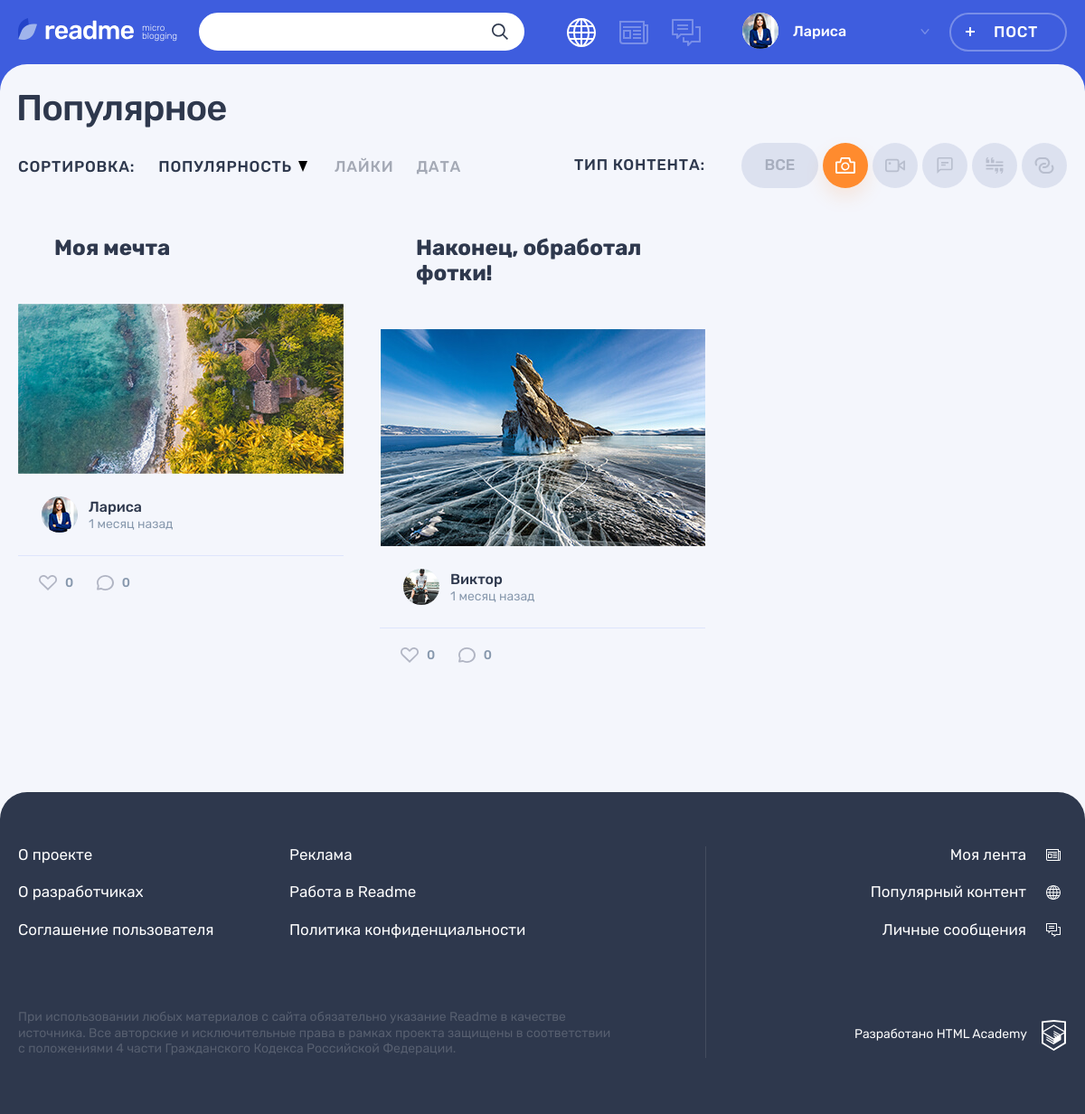
Page /popular.php?id=1 (signed in) on the committed database.
### tables this page shows
CREATE TABLE users
(
  id       INT AUTO_INCREMENT PRIMARY KEY,
  dt_add   TIMESTAMP DEFAULT CURRENT_TIMESTAMP,
  email    VARCHAR(128) NOT NULL UNIQUE,
  login    VARCHAR(64)  NOT NULL,
  password VARCHAR(255) NOT NULL,
  avatar   VARCHAR(255)
);

CREATE TABLE types
(
  id              INT AUTO_INCREMENT PRIMARY KEY,
  title           VARCHAR(32) NOT NULL,
  class_name VARCHAR(32) NOT NULL
);

CREATE TABLE posts
(
  id           INT AUTO_INCREMENT PRIMARY KEY,
  dt_add       TIMESTAMP DEFAULT CURRENT_TIMESTAMP,
  title        VARCHAR(255) NOT NULL,
  text_content TEXT,
  quote_author VARCHAR(255),
  image        VARCHAR(255),
  video        VARCHAR(255),
  link         VARCHAR(255),
  views_count  INT,
  user_id      INT          NOT NULL,
  type_id      INT          NOT NULL,
  tag_id       INT
);

### helpers.php (called while the page is built, shortened)
<?php
function get_noun_plural_form(int $number, string $one, string $two, string $many): string {
    $number = (int)$number;
    $mod10 = $number % 10;
    $mod100 = $number % 100;
    switch (true) {
        case ($mod10 === 1):
            return $one;
    }
}
function include_template($name, array $data = []) {
    $name = 'templates/' . $name;
    extract($data);
    require $name;
    $result = ob_get_clean();
    return $result;
}
function generate_random_date($index) {
    $deltas = [
        ['minutes' => 59],
        ['hours' => 23],
        ['days' => 6],
        ['weeks' => 4],
        ['months' => 11]
    ];
    $dcnt = count($deltas);
    $delta = $deltas[$index];
    $timeval = rand(1, current($delta));
    $timename = key($delta);
    $ts = strtotime("$timeval $timename ago");
    $dt = date('Y-m-d H:i:s', $ts);
    return $dt;
}
function print_date_diff($date) {
    $first_date = date_create($date);
    $now = date_create('now');
    $date_diff = date_diff($now, $first_date);
    foreach ($date_diff as $period => $amount) {
        if ($amount !== 0) {
            switch ($period) {
                case 'm':
                    return "$amount " . get_noun_plural_form($amount, 'месяц', 'месяца', 'месяцев');
                    break;
            }
        }
    }
}
function get_data($con, $stmt, $is_row) {
    mysqli_stmt_execute($stmt);
    $result = mysqli_stmt_get_result($stmt);
    if ($is_row) {
        $data = mysqli_fetch_assoc($result);
    } else {
        $data = mysqli_fetch_all($result, MYSQLI_ASSOC);
    }
    return $data;
}

### models.php (called while the page is built, shortened)
<?php
function get_post_types($con) {
    $sql = "SELECT * FROM types";
    $stmt = mysqli_prepare($con, $sql);
    $types = get_data($con, $stmt, false);
    return $types;
}
function get_filtered_posts($con, $filtered_property, $value) {
    $limit = NUMBER_OF_PAGE_POSTS;
    if ($filtered_property) {
        $sql_filter = " WHERE $filtered_property = $value";
    } else {
        $sql_filter = "";
    }
    $sql = "SELECT p.*, u.login, u.avatar, t.class_name FROM posts p JOIN users u ON p.user_id = u.id JOIN types t ON p.type_id = t.id $sql_filter ORDER BY views_count DESC LIMIT ?;";
    $stmt = mysqli_prepare($con, $sql);
    mysqli_stmt_bind_param($stmt, 'i', $limit);
    $filtered_posts = get_data($con, $stmt, false);
    return $filtered_posts;
}

### templates/main.php (the view, shortened to what this page needs)
<section class="page__main page__main--popular">
    <div class="container">
        <h1 class="page__title page__title--popular">Популярное</h1>
    </div>
    <div class="popular container">
        <div class="popular__filters-wrapper">
            <div class="popular__sorting sorting">
                <b class="popular__sorting-caption sorting__caption">Сортировка:</b>
                <ul class="popular__sorting-list sorting__list">
                    <li class="sorting__item sorting__item--popular">
                        <a class="sorting__link sorting__link--active" href="#">
                            <span>Популярность</span>
                            <svg class="sorting__icon" width="10" height="12">
                                <use xlink:href="#icon-sort"></use>
                            </svg>
                        </a>
                    </li>
                    <li class="sorting__item">
                        <a class="sorting__link" href="#">
                            <span>Лайки</span>
                        </a>
                    </li>
                    <li class="sorting__item">
                        <a class="sorting__link" href="#">
                            <span>Дата</span>
                        </a>
                    </li>
                </ul>
            </div>
            <div class="popular__filters filters">
                <b class="popular__filters-caption filters__caption">Тип контента:</b>
                <ul class="popular__filters-list filters__list">
                    <li class="popular__filters-item popular__filters-item--all filters__item filters__item--all">
                        <a class="filters__button filters__button--ellipse filters__button--all  <?php if ($id === ''): ?>filters__button--active<?php endif; ?>" href="/">
                            <span>Все</span>
                        </a>
                    </li>
                    <?php foreach ($types as $type): ?>
                        <li class="popular__filters-item filters__item">
                            <a class="filters__button filters__button--<?= $type['class_name']; ?> <?php if ($id === strval($type['id'])): ?>filters__button--active<?php endif; ?> button" href="/?id=<?= $type['id']; ?>">
                                <svg class="filters__icon" width="22" height="18">
                                    <use xlink:href="#icon-filter-<?= $type['class_name']; ?>"></use>
                                </svg>
                            </a>
                        </li>
                    <?php endforeach; ?>
                </ul>
            </div>
        </div>
        <div class="popular__posts">
            <?php foreach ($posts as $key => $post): ?>
                <article class="popular__post post-<?= $post['class_name']; ?>">
                    <header class="post__header">
                        <h2>
                            <a href="/post.php?id=<?= $post['id']; ?>"><?= htmlspecialchars($post['title']) ?></a>
                        </h2>
                    </header>
                    <div class="post__main">
                        <?php if ($post['class_name'] === 'quote'): ?>
                            <blockquote>
                                <p><?= htmlspecialchars($post['text_content']) ?></p>
                                <cite><?= htmlspecialchars($post['quote_author']) ?></cite>
                            </blockquote>
                        <?php elseif ($post['class_name'] === 'photo'): ?>
                            <div class="post-photo__image-wrapper">
                                <img src="img/<?= htmlspecialchars($post['image']) ?>" alt="Фото от пользователя" width="360" height="240">
                            </div>
                        <?php endif; ?>
                    </div>
                    <footer class="post__footer">
                        <div class="post__author">
                            <a class="post__author-link" href="#" title="Автор">
                                <div class="post__avatar-wrapper">
                                    <img class="post__author-avatar" src="img/<?= $post['avatar'] ?>" alt="Аватар пользователя">
                                </div>
                                <div class="post__info">
                                    <b class="post__author-name"><?= htmlspecialchars($post['login']) ?></b>
                                    <time class="post__time" datetime="<?= generate_random_date($key) ?>" title="<?= date_format(date_create($post['dt_add']), 'd.m.Y H:i'); ?>">
                                        <?= print_date_diff($post['dt_add']); ?> назад
                                    </time>
                                </div>
                            </a>
                        </div>
                        <div class="post__indicators">
                            <div class="post__buttons">
                                <a class="post__indicator post__indicator--likes button" href="#" title="Лайк">
                                    <svg class="post__indicator-icon" width="20" height="17">
                                        <use xlink:href="#icon-heart"></use>
                                    </svg>
                                    <span>0</span>
                                </a>
                                <a class="post__indicator post__indicator--comments button" href="#" title="Комментарии">
                                    <svg class="post__indicator-icon" width="19" height="17">
                                        <use xlink:href="#icon-comment"></use>
                                    </svg>
                                    <span>0</span>
                                </a>
                            </div>
                        </div>
                    </footer>
                </article>
            <?php endforeach; ?>
        </div>
    </div>
</section>

### templates/layout.php (shortened to what this page needs)
<!DOCTYPE html>
<html lang="ru">
<head>
    <link rel="stylesheet" href="css/main.css">
</head>
<body class="page">
<header class="header">
    <div class="header__wrapper container">
        <div class="header__logo-wrapper">
            <a class="header__logo-link" href="main.html">
                <img class="header__logo" src="img/logo.svg" alt="Логотип readme" width="128" height="24">
            </a>
            <p class="header__topic">
                micro blogging
            </p>
        </div>
        <form class="header__search-form form" action="search.php" method="get">
            <div class="header__search">
                <input class="header__search-input form__input" type="search">
                <button class="header__search-button button" type="submit">
                    <svg class="header__search-icon" width="18" height="18">
                        <use xlink:href="#icon-search"></use>
                    </svg>
                </button>
            </div>
        </form>
        <div class="header__nav-wrapper">
            <nav class="header__nav">
                <ul class="header__my-nav">
                    <li class="header__my-page header__my-page--popular">
                        <a class="header__page-link header__page-link--active" title="Популярный контент">
                        </a>
                    </li>
                    <li class="header__my-page header__my-page--feed">
                        <a class="header__page-link" href="feed.html" title="Моя лента">
                        </a>
                    </li>
                    <li class="header__my-page header__my-page--messages">
                        <a class="header__page-link" href="messages.html" title="Личные сообщения">
                        </a>
                    </li>
                </ul>
                <ul class="header__user-nav">
                    <?php if (isset($user_name)): ?>
                        <li class="header__profile">
                            <a class="header__profile-link" href="#">
                                <div class="header__avatar-wrapper">
                                    <img class="header__profile-avatar" src="<?= $user_avatar ?>" alt="Аватар профиля">
                                </div>
                                <div class="header__profile-name">
                                <span>
                                    <?= $user_name ?>
                                </span>
                                    <svg class="header__link-arrow" width="10" height="6">
                                        <use xlink:href="#icon-arrow-right-ad"></use>
                                    </svg>
                                </div>
                            </a>
                        </li>
                        <li>
                            <a class="header__post-button button button--transparent" href="add.php">Пост</a>
                        </li>
                    <?php endif; ?>
                </ul>
            </nav>
        </div>
    </div>
</header>
<?= $main_content ?>
<footer class="footer">
    <div class="footer__wrapper">
        <div class="footer__container container">
            <div class="footer__site-info">
                <div class="footer__site-nav">
                    <ul class="footer__info-pages">
                        <li class="footer__info-page">
                            <a class="footer__page-link" href="#">О проекте</a>
                        </li>
                        <li class="footer__info-page">
                            <a class="footer__page-link" href="#">Реклама</a>
                        </li>
                        <li class="footer__info-page">
                            <a class="footer__page-link" href="#">О разработчиках</a>
                        </li>
                        <li class="footer__info-page">
                            <a class="footer__page-link" href="#">Работа в Readme</a>
                        </li>
                        <li class="footer__info-page">
                            <a class="footer__page-link" href="#">Соглашение пользователя</a>
                        </li>
                        <li class="footer__info-page">
                            <a class="footer__page-link" href="#">Политика конфиденциальности</a>
                        </li>
                    </ul>
                </div>
                <p class="footer__license">
                    При использовании любых материалов с сайта обязательно указание Readme в качестве источника. Все
                    авторские и исключительные права в рамках проекта защищены в соответствии с положениями 4 части
                    Гражданского Кодекса Российской Федерации.
                </p>
            </div>
            <div class="footer__my-info">
                <ul class="footer__my-pages">
                    <li class="footer__my-page footer__my-page--feed">
                        <a class="footer__page-link" href="feed.html">Моя лента</a>
                    </li>
                    <li class="footer__my-page footer__my-page--popular">
                        <a class="footer__page-link" href="popular.html">Популярный контент</a>
                    </li>
                    <li class="footer__my-page footer__my-page--messages">
                        <a class="footer__page-link" href="messages.html">Личные сообщения</a>
                    </li>
                </ul>
                <div class="footer__copyright">
                    <a class="footer__copyright-link" href="#">
                        <span>Разработано HTML Academy</span>
                        <svg class="footer__copyright-logo" width="27" height="34">
                            <use xlink:href="#icon-htmlacademy"></use>
                        </svg>
                    </a>
                </div>
            </div>
        </div>
    </div>
</footer>
</body>
</html>

### rows in the picture
users: avatar (picture), login "Лариса"
posts: title "Моя мечта", image (picture), user.avatar (picture), user.login "Лариса", dt_add "1 месяц"
posts: title "Наконец, обработал фотки!", image (picture), user.avatar (picture), user.login "Виктор", dt_add "1 месяц"
